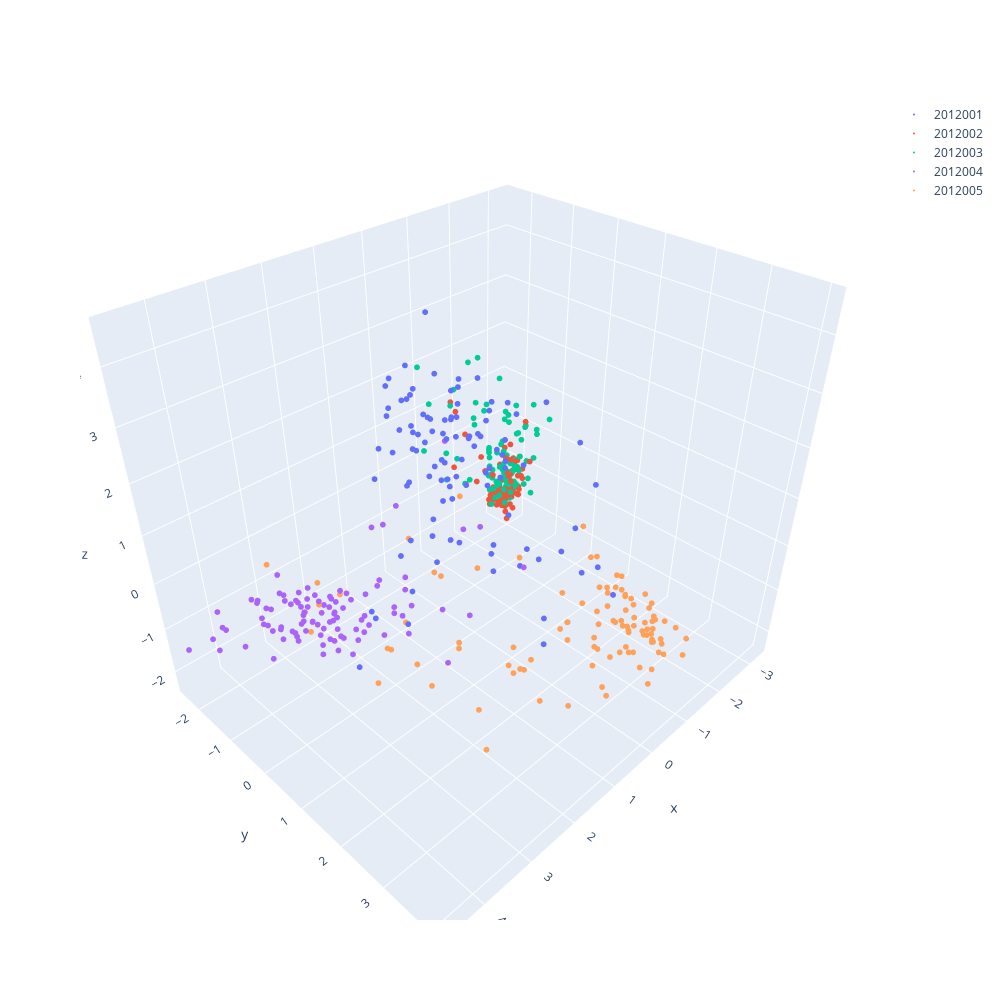

Here is the notebook cell this chart was saved with:
### Code cell
import plotly.graph_objects as go
import plotly.io as pio
pio.renderers.default = "vscode"

import numpy as np
data = []
for idx, label in enumerate(np.unique(labels)[:]):
    tmp = nh_pca[np.where(labels == label)[0]]
    data.append(go.Scatter3d(x=tmp[:, 0], y=tmp[:, 1], z=tmp[:, 2], mode='markers', marker=dict(size=2), name=str(label)))
fig = go.Figure(data=data)
fig.update_layout(
    autosize=False,
    width=1000,
    height=1000,
    )
fig.show()
